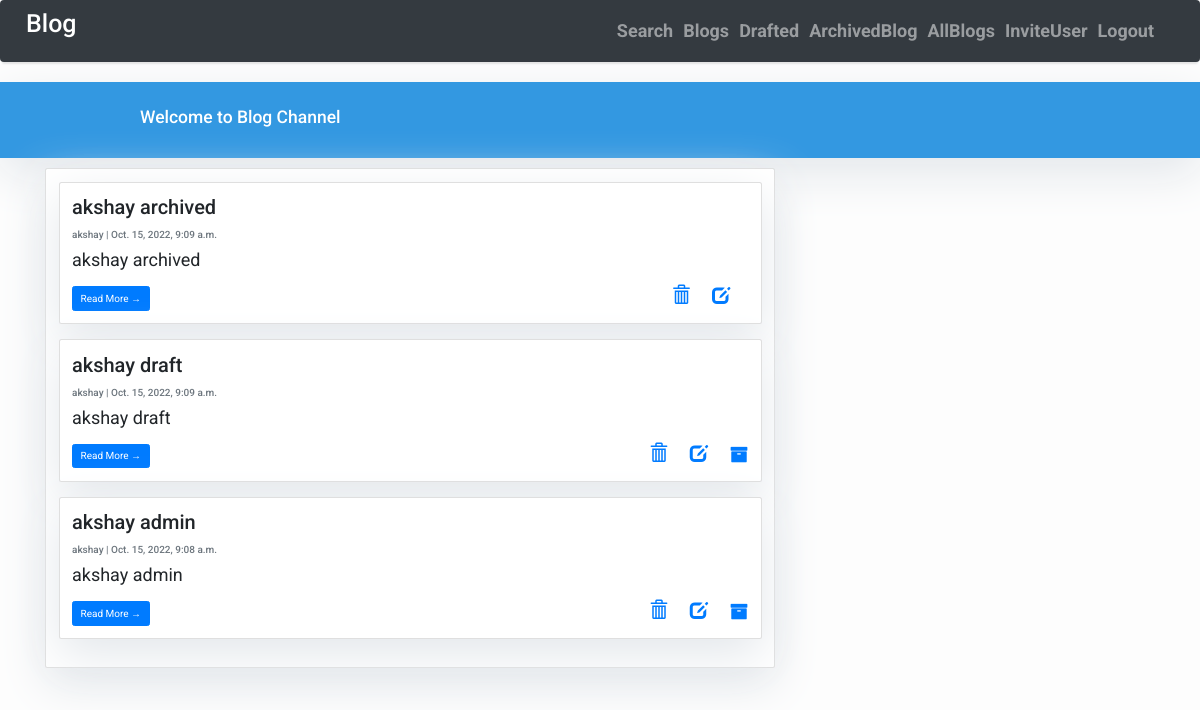
The page /blog/userposts/ (signed in) on the database as committed earlier.
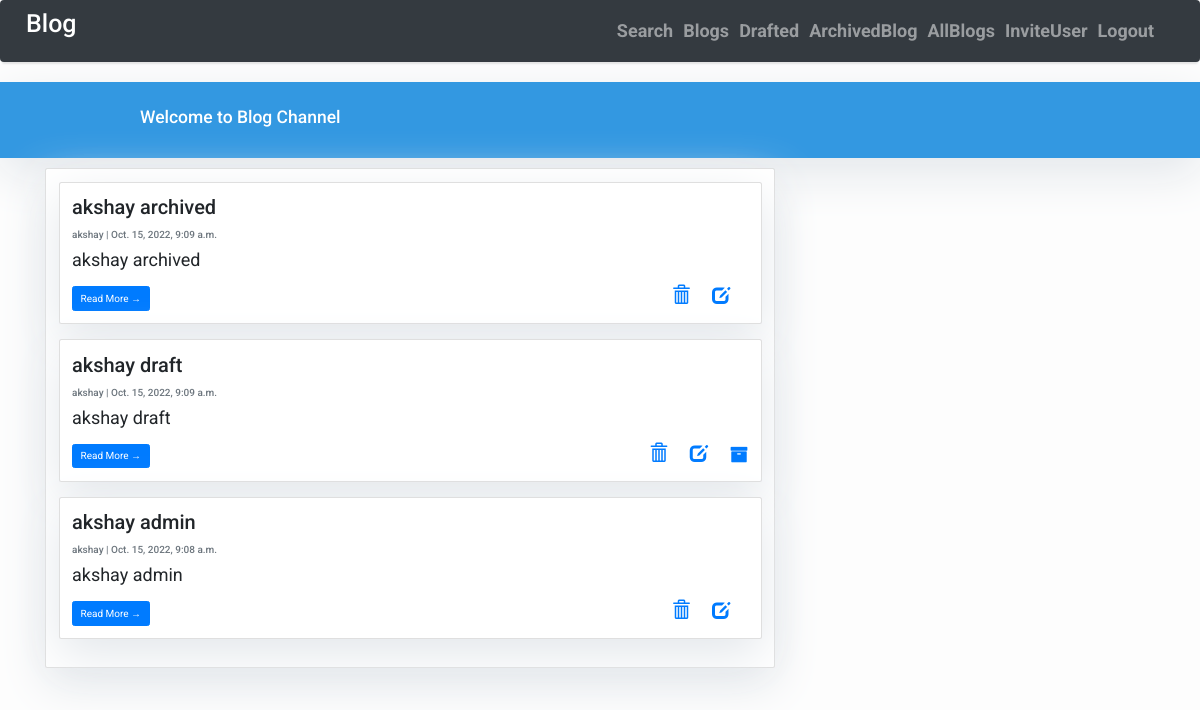
The same page on the database as committed later.
### blogs/models.py (models this page shows, shortened)
class Post(models.Model):
    title = models.CharField(max_length=200, unique=True)
    author = models.ForeignKey(User, on_delete= models.CASCADE,related_name='blog_posts', null=True)
    updated_on = models.DateTimeField(auto_now= True)
    content = models.TextField()
    created_on = models.DateTimeField(auto_now_add=True)
    status = models.IntegerField(choices=STATUS, default=1)
    class Meta:
        ordering = ['-created_on']

### blogs/views.py (the view)
# urls.py: path('userposts/', views.UserPosts.as_view(), name='user_posts'),
class UserPosts(View):
    def get(self, request):
        logged_in_user = request.user.id
        logged_in_user_posts = Post.objects.filter(author=logged_in_user)
        return render(request, 'user_posts.html', {'user_posts': logged_in_user_posts})

### blogs/templates/user_posts.html (shortened to what this page needs)
    {% extends "home.html" %}
{% block content %}
<div class="container">
    <div class="row">
        <div class="col-md-8 mt-3 left">
            <div class="card mb-4">
                <div class="card-body">
                {% for post in user_posts %}
                <div class="card mb-4">
                    <div class="card-body">
                        <h2 class="card-title">{{ post.title }}</h2>
                        <p class="card-text text-muted h6">{{ post.author }} | {{ post.created_on}} </p>
                        <p class="card-text">{{post.content|slice:":200" }}</p>
                        <a href="{% url 'blog:post_detail' post.id  %}" class="btn btn-primary">Read More &rarr;</a>
                        <div class="right">
                        <a href="{% url 'blog:post_delete' post.id  %}">
                            <span class="glyphicon glyphicon-trash" ></span>
                          </a>&nbsp;&nbsp;&nbsp;
                        <a href="{% url 'blog:post_update' post.id  %}">
                        <span class="glyphicon glyphicon-edit"></span>
                        </a>&nbsp;&nbsp;&nbsp;
                        {% if request.user.is_superuser  %}
                            {%if post.status == 0 or post.status == 1 %}
                                <a href="{% url 'blog:post_archive' post.id  %}">
                                    <i class="fa fa-archive" aria-hidden="true"></i>
                                </a>
                            {%endif%}
                        {%endif%}
                        </div>
                    </div>
                </div>
                {% endfor %}
                </div>
            </div>
        </div>
    </div>
</div>
{%endblock%}

Rows that differ between the two databases and show on the page:
changed Post "akshay admin": status 1 → 2 (drawn)
